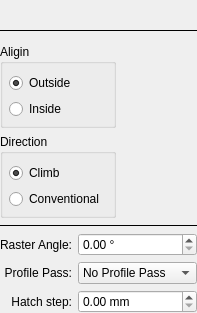
<?xml version="1.0" encoding="UTF-8"?>
<ui version="4.0">
 <class>HatchingForm</class>
 <widget class="QWidget" name="HatchingForm">
  <property name="geometry">
   <rect>
    <x>0</x>
    <y>0</y>
    <width>197</width>
    <height>313</height>
   </rect>
  </property>
  <property name="windowTitle">
   <string>Form</string>
  </property>
  <layout class="QVBoxLayout" name="verticalLayout">
   <property name="leftMargin">
    <number>0</number>
   </property>
   <property name="topMargin">
    <number>0</number>
   </property>
   <property name="rightMargin">
    <number>0</number>
   </property>
   <property name="bottomMargin">
    <number>0</number>
   </property>
   <item>
    <widget class="ToolSelectorForm" name="toolHolder" native="true"/>
   </item>
   <item>
    <widget class="Line" name="line_4">
     <property name="frameShadow">
      <enum>QFrame::Plain</enum>
     </property>
     <property name="orientation">
      <enum>Qt::Horizontal</enum>
     </property>
    </widget>
   </item>
   <item>
    <layout class="QGridLayout" name="gridLayout">
     <item row="2" column="0">
      <widget class="QGroupBox" name="groupBox_4">
       <property name="enabled">
        <bool>true</bool>
       </property>
       <property name="title">
        <string>Aligin</string>
       </property>
       <layout class="QVBoxLayout" name="verticalLayout_5">
        <property name="leftMargin">
         <number>6</number>
        </property>
        <property name="topMargin">
         <number>9</number>
        </property>
        <property name="rightMargin">
         <number>6</number>
        </property>
        <property name="bottomMargin">
         <number>6</number>
        </property>
        <item>
         <widget class="QRadioButton" name="rbOutside">
          <property name="enabled">
           <bool>true</bool>
          </property>
          <property name="text">
           <string>Outside</string>
          </property>
          <property name="checked">
           <bool>true</bool>
          </property>
         </widget>
        </item>
        <item>
         <widget class="QRadioButton" name="rbInside">
          <property name="enabled">
           <bool>true</bool>
          </property>
          <property name="text">
           <string>Inside</string>
          </property>
         </widget>
        </item>
       </layout>
      </widget>
     </item>
     <item row="3" column="0">
      <widget class="QGroupBox" name="groupBox_2">
       <property name="enabled">
        <bool>true</bool>
       </property>
       <property name="title">
        <string>Direction</string>
       </property>
       <layout class="QVBoxLayout" name="verticalLayout_4">
        <property name="leftMargin">
         <number>6</number>
        </property>
        <property name="topMargin">
         <number>9</number>
        </property>
        <property name="rightMargin">
         <number>6</number>
        </property>
        <property name="bottomMargin">
         <number>6</number>
        </property>
        <item>
         <widget class="QRadioButton" name="rbClimb">
          <property name="enabled">
           <bool>true</bool>
          </property>
          <property name="text">
           <string>Climb</string>
          </property>
          <property name="checked">
           <bool>true</bool>
          </property>
         </widget>
        </item>
        <item>
         <widget class="QRadioButton" name="rbConventional">
          <property name="enabled">
           <bool>true</bool>
          </property>
          <property name="text">
           <string>Conventional</string>
          </property>
         </widget>
        </item>
       </layout>
      </widget>
     </item>
     <item row="1" column="1" rowspan="3">
      <widget class="QLabel" name="lblPixmap">
       <property name="enabled">
        <bool>true</bool>
       </property>
       <property name="sizePolicy">
        <sizepolicy hsizetype="Fixed" vsizetype="Preferred">
         <horstretch>0</horstretch>
         <verstretch>0</verstretch>
        </sizepolicy>
       </property>
       <property name="minimumSize">
        <size>
         <width>75</width>
         <height>75</height>
        </size>
       </property>
       <property name="text">
        <string/>
       </property>
       <property name="pixmap">
        <pixmap>:/toolpath/offset_climb.png</pixmap>
       </property>
       <property name="alignment">
        <set>Qt::AlignCenter</set>
       </property>
      </widget>
     </item>
    </layout>
   </item>
   <item>
    <widget class="Line" name="line_3">
     <property name="frameShadow">
      <enum>QFrame::Plain</enum>
     </property>
     <property name="orientation">
      <enum>Qt::Horizontal</enum>
     </property>
    </widget>
   </item>
   <item>
    <layout class="QFormLayout" name="formLayout_2">
     <property name="labelAlignment">
      <set>Qt::AlignRight|Qt::AlignTrailing|Qt::AlignVCenter</set>
     </property>
     <property name="leftMargin">
      <number>0</number>
     </property>
     <property name="topMargin">
      <number>0</number>
     </property>
     <property name="rightMargin">
      <number>0</number>
     </property>
     <property name="bottomMargin">
      <number>0</number>
     </property>
     <item row="0" column="0">
      <widget class="QLabel" name="labelAngle">
       <property name="enabled">
        <bool>true</bool>
       </property>
       <property name="text">
        <string>Raster Angle:</string>
       </property>
       <property name="alignment">
        <set>Qt::AlignRight|Qt::AlignTrailing|Qt::AlignVCenter</set>
       </property>
      </widget>
     </item>
     <item row="0" column="1">
      <widget class="DoubleSpinBox" name="dsbxAngle">
       <property name="enabled">
        <bool>true</bool>
       </property>
       <property name="suffix">
        <string> °</string>
       </property>
       <property name="maximum">
        <double>180.000000000000000</double>
       </property>
      </widget>
     </item>
     <item row="1" column="0">
      <widget class="QLabel" name="labelPass">
       <property name="enabled">
        <bool>true</bool>
       </property>
       <property name="text">
        <string>Profile Pass:</string>
       </property>
       <property name="alignment">
        <set>Qt::AlignRight|Qt::AlignTrailing|Qt::AlignVCenter</set>
       </property>
      </widget>
     </item>
     <item row="1" column="1">
      <widget class="QComboBox" name="cbxPass">
       <property name="enabled">
        <bool>true</bool>
       </property>
       <item>
        <property name="text">
         <string>No Profile Pass</string>
        </property>
       </item>
       <item>
        <property name="text">
         <string>First</string>
        </property>
       </item>
       <item>
        <property name="text">
         <string>Last</string>
        </property>
       </item>
      </widget>
     </item>
     <item row="2" column="0">
      <widget class="QLabel" name="labelAcc">
       <property name="text">
        <string>Hatch step:</string>
       </property>
       <property name="alignment">
        <set>Qt::AlignRight|Qt::AlignTrailing|Qt::AlignVCenter</set>
       </property>
      </widget>
     </item>
     <item row="2" column="1">
      <widget class="DoubleSpinBox" name="dsbxHathStep">
       <property name="suffix">
        <string> mm</string>
       </property>
       <property name="decimals">
        <number>2</number>
       </property>
       <property name="minimum">
        <double>0.000000000000000</double>
       </property>
       <property name="maximum">
        <double>100.000000000000000</double>
       </property>
       <property name="singleStep">
        <double>0.100000000000000</double>
       </property>
      </widget>
     </item>
    </layout>
   </item>
  </layout>
 </widget>
 <customwidgets>
  <customwidget>
   <class>DoubleSpinBox</class>
   <extends>QDoubleSpinBox</extends>
   <header location="global">doublespinbox.h</header>
  </customwidget>
  <customwidget>
   <class>ToolSelectorForm</class>
   <extends>QWidget</extends>
   <header location="global">tool_selectorform.h</header>
   <container>1</container>
  </customwidget>
 </customwidgets>
 <resources/>
 <connections/>
</ui>
